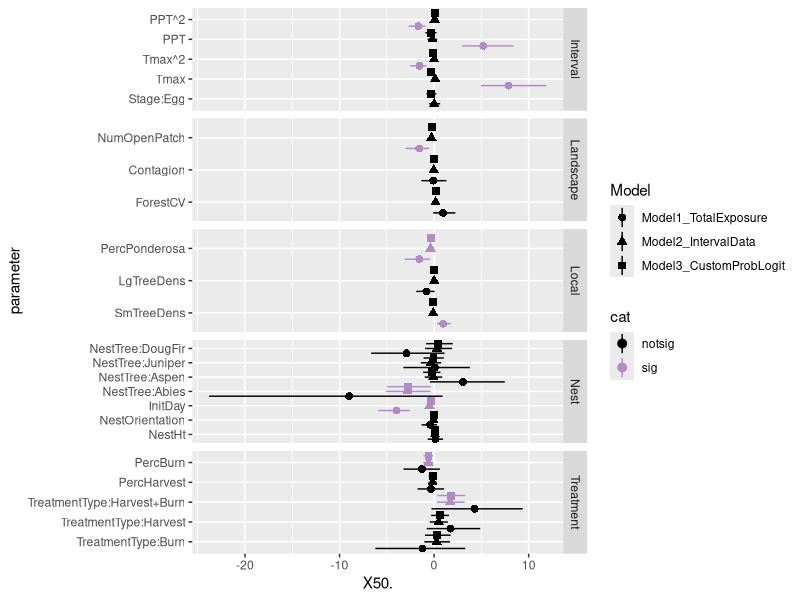

The R source for this figure:
# Model covariate results
# Ana Miller-ter Kuile
# April 10, 2023

# this script generates posterior plots for all four models
#I've run so far


# Load packages -----------------------------------------------------------


# Load packages, here and tidyverse for coding ease, 
package.list <- c("here", "tidyverse", 
                  "patchwork")


## Installing them if they aren't already on the computer
new.packages <- package.list[!(package.list %in% 
                                 installed.packages()[,"Package"])]
if(length(new.packages)) install.packages(new.packages)

## And loading them
for(i in package.list){library(i, character.only = T)}


# Load posteriors ---------------------------------------------------------

m1 <- read.csv(here("data_outputs",
                    "04_posterior_summaries",
                    "Model1_posteriors.csv"))

m2 <- read.csv(here("data_outputs",
                    "04_posterior_summaries",
                    "Model2_posteriors.csv"))

m3 <- read.csv(here("data_outputs",
                    "04_posterior_summaries",
                    "Model3_posteriors.csv"))

m3g <- read.csv(here("data_outputs",
                     "04_posterior_summaries",
                     "Model3gompit_posteriors.csv"))


# Merge data --------------------------------------------------------------

post <- bind_rows(m1, m2, m3, m3g)



# Plot --------------------------------------------------------------------

post <- post %>%
  mutate(parameter = factor(parameter,
                            levels = c("Stage:Egg", "Tmax", "Tmax^2",
                                       "PPT", "PPT^2",
                                       "NestHt", "NestOrientation",
                                       "InitDay", "NestTree:Abies",
                                       "NestTree:Aspen", "NestTree:Juniper",
                                       "NestTree:DougFir",
                                       "TreatmentType:Burn", 
                                       "TreatmentType:Harvest",
                                       "TreatmentType:Harvest+Burn",
                                       "SmTreeDens", "LgTreeDens",
                                       "PercPonderosa", "ForestCV",
                                       "Contagion", "NumOpenPatch",
                                       "PercHarvest", "PercBurn"))) %>%
  mutate(group = case_when(parameter %in% c("Stage:Egg", "Tmax", "Tmax^2",
                                            "PPT", "PPT^2") ~ "Interval",
                           parameter %in% c("NestHt", "NestOrientation",
                                            "InitDay", "NestTree:Abies",
                                            "NestTree:Aspen", "NestTree:Juniper",
                                            "NestTree:DougFir") ~ "Nest",
                           parameter %in% c("TreatmentType:Burn", 
                                            "TreatmentType:Harvest",
                                            "TreatmentType:Harvest+Burn",
                                            "PercHarvest", "PercBurn") ~ "Treatment",
                           parameter %in% c("SmTreeDens", "LgTreeDens",
                                            "PercPonderosa") ~ "Local",
                           parameter %in% c("ForestCV",
                                            "Contagion", "NumOpenPatch") ~ "Landscape")) %>%
  mutate(cat = case_when((X2.5. >0 & X50. > 0 & X97.5. > 0) ~ "sig",
                         (X2.5. < 0 & X50. < 0 & X97.5. < 0) ~ "sig",
                         TRUE ~ "notsig"))

post %>%
  filter(Model != "Model3_CustomProbCloglog") %>%
  ggplot() +
  geom_pointrange(aes(x = parameter, 
                      y= X50., 
                      ymin = X2.5.,
                      ymax = X97.5.,
                      shape = Model,
                      color = cat),
                  position = position_dodge2(width = 1)) +
  coord_flip() +
  scale_color_manual(values = c("black", "#af8dc3")) +
  facet_grid(group~., scales = "free")
